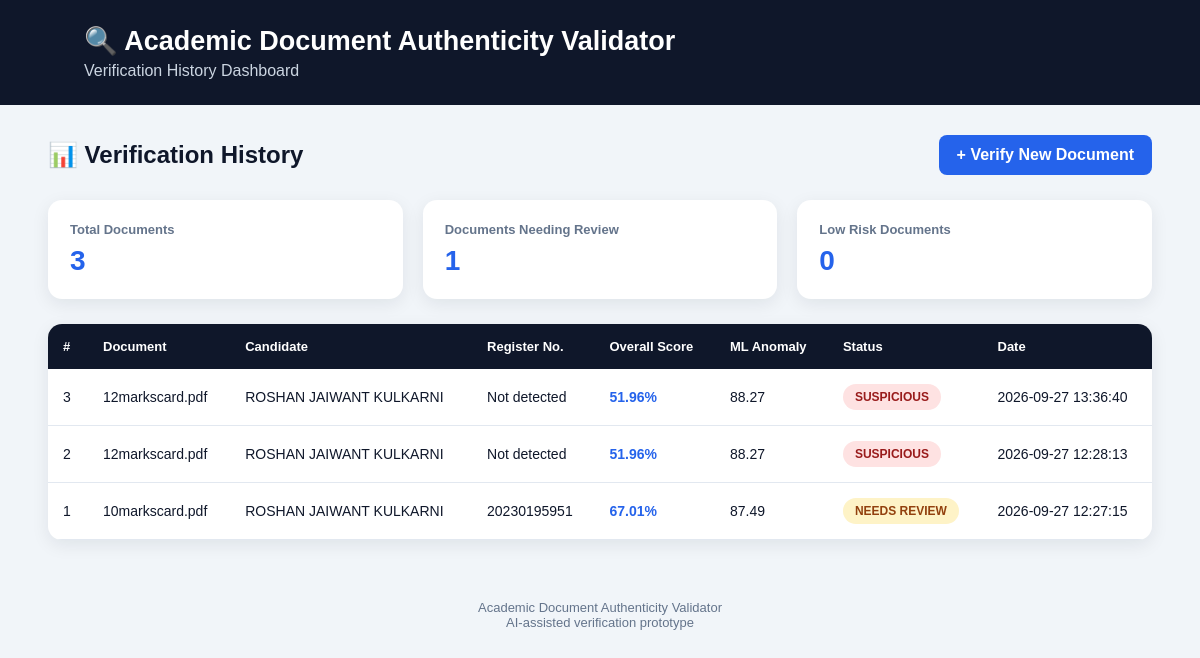
The app's page /history, older data.
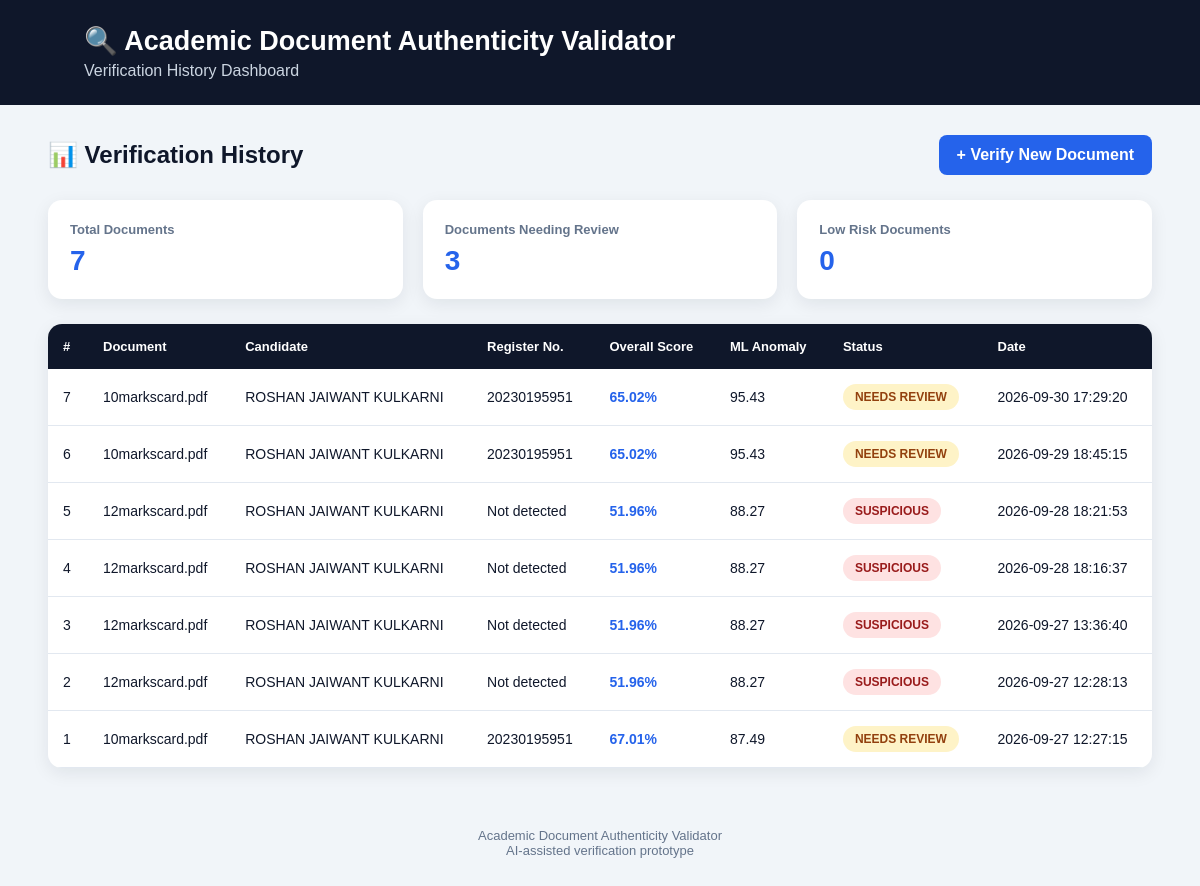
The same page, newer data.
### tables this page shows
CREATE TABLE verification_history (

            id INTEGER PRIMARY KEY AUTOINCREMENT,

            filename TEXT,

            candidate_name TEXT,

            register_number TEXT,

            verification_score REAL,

            similarity_score REAL,

            ml_anomaly_score REAL,

            overall_score REAL,

            status TEXT,

            image_quality TEXT,

            reference_filename TEXT,

            created_at TIMESTAMP DEFAULT CURRENT_TIMESTAMP

        );

### app.py (the view)
@app.route("/history")
def history():
    connection = sqlite3.connect(
        DATABASE
    )
    connection.row_factory = sqlite3.Row
    cursor = connection.cursor()
    cursor.execute("""
        SELECT *
        FROM verification_history
        ORDER BY id DESC
    """)
    records = cursor.fetchall()
    connection.close()
    return render_template(
        "history.html",
        records=records
    )

### templates/history.html (shortened to what this page needs)
<!DOCTYPE html>
<html lang="en">
<head>
</head>
<body>
<div class="header">
    <h1>
        🔍 Academic Document Authenticity Validator
    </h1>
    <p>
        Verification History Dashboard
    </p>
</div>
<div class="container">
<div class="top-section">
    <h2>
        📊 Verification History
    </h2>
    <a
        href="/upload"
        class="button">
        + Verify New Document
    </a>
</div>
<div class="stats">
    <div class="stat-card">
        <strong>
            Total Documents
        </strong>
        <span>
            {{ records|length }}
        </span>
    </div>
    <div class="stat-card">
        <strong>
            Documents Needing Review
        </strong>
        <span>
            {{ records |
               selectattr("status", "equalto", "NEEDS REVIEW") |
               list |
               length }}
        </span>
    </div>
    <div class="stat-card">
        <strong>
            Low Risk Documents
        </strong>
        <span>
            {{ records |
               selectattr("status", "equalto", "LOW RISK") |
               list |
               length }}
        </span>
    </div>
</div>
<div class="table-container">
{% if records %}
<table>
<thead>
<tr>
    <th>
        #
    </th>
    <th>
        Document
    </th>
    <th>
        Candidate
    </th>
    <th>
        Register No.
    </th>
    <th>
        Overall Score
    </th>
    <th>
        ML Anomaly
    </th>
    <th>
        Status
    </th>
    <th>
        Date
    </th>
</tr>
</thead>
<tbody>
{% for record in records %}
<tr>
    <td>
        {{ record["id"] }}
    </td>
    <td>
        {{ record["filename"] }}
    </td>
    <td>
        {{ record["candidate_name"] or "Not detected" }}
    </td>
    <td>
        {{ record["register_number"] or "Not detected" }}
    </td>
    <td class="score">
        {{ record["overall_score"] }}%
    </td>
    <td>
        {% if record["ml_anomaly_score"] is not none %}
            {{ record["ml_anomaly_score"] }}
        {% else %}
            N/A
        {% endif %}
    </td>
    <td>
        {% if record["status"] == "LOW RISK" %}
            <span class="status low">
                LOW RISK
            </span>
        {% elif record["status"] == "NEEDS REVIEW" %}
            <span class="status review">
                NEEDS REVIEW
            </span>
        {% else %}
            <span class="status suspicious">
                SUSPICIOUS
            </span>
        {% endif %}
    </td>
    <td>
        {{ record["created_at"] }}
    </td>
</tr>
{% endfor %}
</tbody>
</table>
{% endif %}
</div>
</div>
<footer>
    Academic Document Authenticity Validator
    <br>
    AI-assisted verification prototype
</footer>
</body>
</html>

Row changes from the older to the newer data that the page shows:
added verification_history: id "7", filename "10markscard.pdf", candidate_name "ROSHAN JAIWANT KULKARNI", register_number "20230195951", overall_score "65.02", ml_anomaly_score "95.43", status "NEEDS REVIEW", created_at "2026-09-30 17:29:20"
added verification_history: id "6", filename "10markscard.pdf", candidate_name "ROSHAN JAIWANT KULKARNI", register_number "20230195951", overall_score "65.02", ml_anomaly_score "95.43", status "NEEDS REVIEW", created_at "2026-09-29 18:45:15"
added verification_history: id "5", filename "12markscard.pdf", candidate_name "ROSHAN JAIWANT KULKARNI", register_number "Not detected", overall_score "51.96", ml_anomaly_score "88.27", status "SUSPICIOUS", created_at "2026-09-28 18:21:53"
added verification_history: id "4", filename "12markscard.pdf", candidate_name "ROSHAN JAIWANT KULKARNI", register_number "Not detected", overall_score "51.96", ml_anomaly_score "88.27", status "SUSPICIOUS", created_at "2026-09-28 18:16:37"
Text that changed along with them:
{{ records|length }}: "3" → "7"
text no longer shown: "1"
text now shown: "3"
